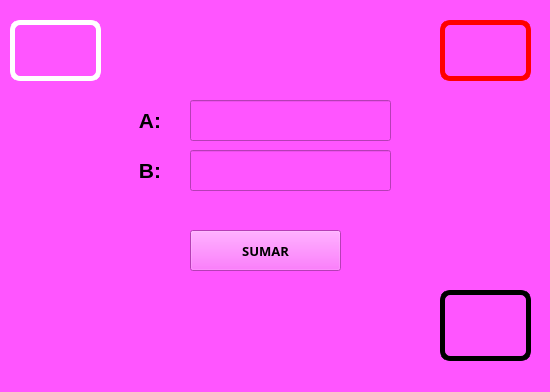
<?xml version="1.0" encoding="UTF-8"?>
<ui version="4.0">
 <class>MainWindow</class>
 <widget class="QMainWindow" name="MainWindow">
  <property name="geometry">
   <rect>
    <x>0</x>
    <y>0</y>
    <width>550</width>
    <height>392</height>
   </rect>
  </property>
  <property name="windowTitle">
   <string>MainWindow</string>
  </property>
  <property name="styleSheet">
   <string notr="true">background-color: rgb(255, 85, 255);</string>
  </property>
  <widget class="QWidget" name="centralwidget">
   <widget class="QPushButton" name="btn_sumar">
    <property name="geometry">
     <rect>
      <x>190</x>
      <y>230</y>
      <width>151</width>
      <height>41</height>
     </rect>
    </property>
    <property name="font">
     <font>
      <family>Rockwell Extra Bold</family>
      <pointsize>10</pointsize>
      <weight>75</weight>
      <bold>true</bold>
     </font>
    </property>
    <property name="text">
     <string>SUMAR</string>
    </property>
   </widget>
   <widget class="QLabel" name="label">
    <property name="geometry">
     <rect>
      <x>100</x>
      <y>100</y>
      <width>61</width>
      <height>41</height>
     </rect>
    </property>
    <property name="font">
     <font>
      <pointsize>16</pointsize>
      <weight>75</weight>
      <bold>true</bold>
     </font>
    </property>
    <property name="text">
     <string>A:</string>
    </property>
    <property name="alignment">
     <set>Qt::AlignRight|Qt::AlignTrailing|Qt::AlignVCenter</set>
    </property>
   </widget>
   <widget class="QLineEdit" name="txt_a">
    <property name="geometry">
     <rect>
      <x>190</x>
      <y>100</y>
      <width>201</width>
      <height>41</height>
     </rect>
    </property>
    <property name="font">
     <font>
      <family>Rockwell Extra Bold</family>
      <pointsize>10</pointsize>
      <weight>75</weight>
      <bold>true</bold>
     </font>
    </property>
   </widget>
   <widget class="QLineEdit" name="txt_b">
    <property name="geometry">
     <rect>
      <x>190</x>
      <y>150</y>
      <width>201</width>
      <height>41</height>
     </rect>
    </property>
    <property name="font">
     <font>
      <family>Rockwell Extra Bold</family>
      <pointsize>10</pointsize>
      <weight>75</weight>
      <bold>true</bold>
     </font>
    </property>
   </widget>
   <widget class="QLabel" name="label_2">
    <property name="geometry">
     <rect>
      <x>100</x>
      <y>150</y>
      <width>61</width>
      <height>41</height>
     </rect>
    </property>
    <property name="font">
     <font>
      <pointsize>16</pointsize>
      <weight>75</weight>
      <bold>true</bold>
     </font>
    </property>
    <property name="text">
     <string>B:</string>
    </property>
    <property name="alignment">
     <set>Qt::AlignRight|Qt::AlignTrailing|Qt::AlignVCenter</set>
    </property>
   </widget>
   <widget class="QLabel" name="label_3">
    <property name="geometry">
     <rect>
      <x>10</x>
      <y>20</y>
      <width>91</width>
      <height>61</height>
     </rect>
    </property>
    <property name="styleSheet">
     <string notr="true">border: 5px solid white;
border-radius: 10px;</string>
    </property>
    <property name="text">
     <string/>
    </property>
    <property name="pixmap">
     <pixmap resource="../../recursos.qrc">:/meme/Imagen/uat-logo.jpg</pixmap>
    </property>
    <property name="scaledContents">
     <bool>true</bool>
    </property>
   </widget>
   <widget class="QLabel" name="label_4">
    <property name="geometry">
     <rect>
      <x>440</x>
      <y>20</y>
      <width>91</width>
      <height>61</height>
     </rect>
    </property>
    <property name="styleSheet">
     <string notr="true">border: 5px solid red;
border-radius: 10px;</string>
    </property>
    <property name="text">
     <string/>
    </property>
    <property name="pixmap">
     <pixmap resource="../../recursos.qrc">:/meme/Imagen/fians.jpg</pixmap>
    </property>
    <property name="scaledContents">
     <bool>true</bool>
    </property>
   </widget>
   <widget class="QLabel" name="label_5">
    <property name="geometry">
     <rect>
      <x>440</x>
      <y>290</y>
      <width>91</width>
      <height>71</height>
     </rect>
    </property>
    <property name="styleSheet">
     <string notr="true">border: 5px solid black;
border-radius: 10px;</string>
    </property>
    <property name="text">
     <string/>
    </property>
    <property name="pixmap">
     <pixmap resource="../../recursos.qrc">:/meme/Imagen/logo_equipo.jpg</pixmap>
    </property>
    <property name="scaledContents">
     <bool>true</bool>
    </property>
   </widget>
  </widget>
  <widget class="QStatusBar" name="statusbar"/>
 </widget>
 <resources>
  <include location="../../recursos.qrc"/>
 </resources>
 <connections/>
</ui>
